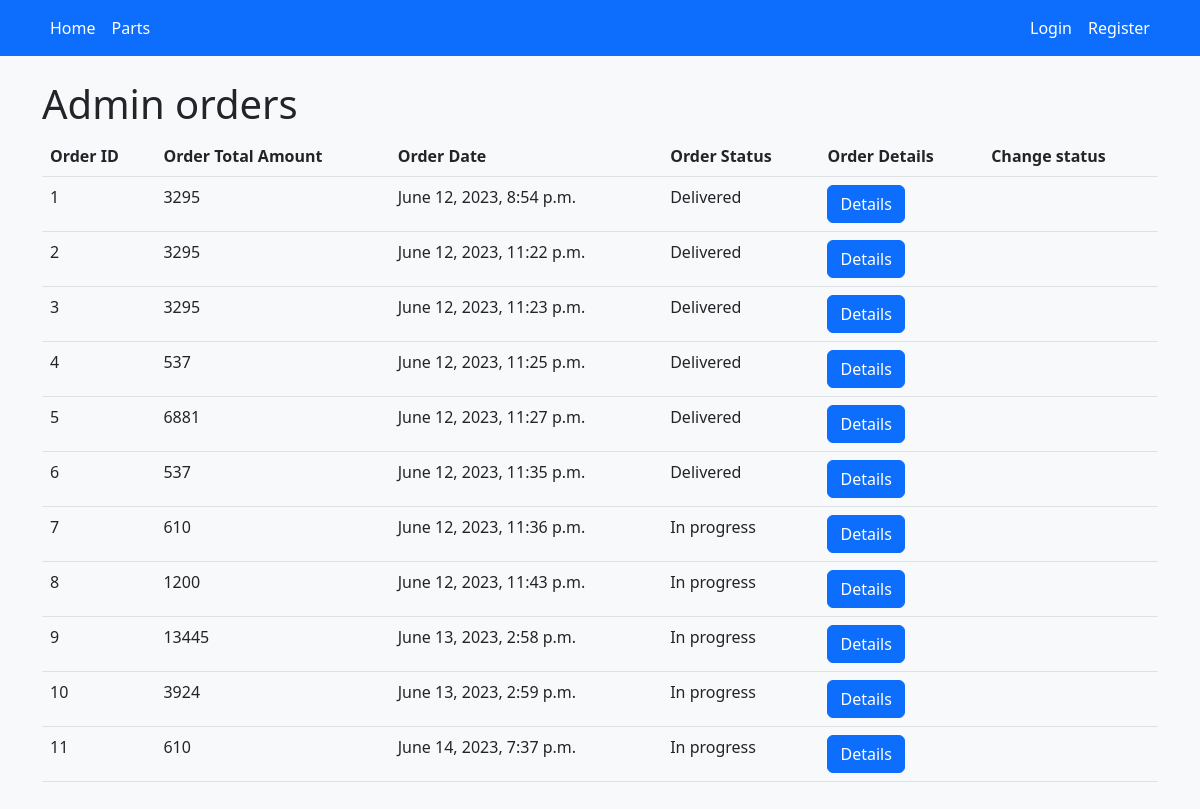
Page /admin-orders on the earlier database version.
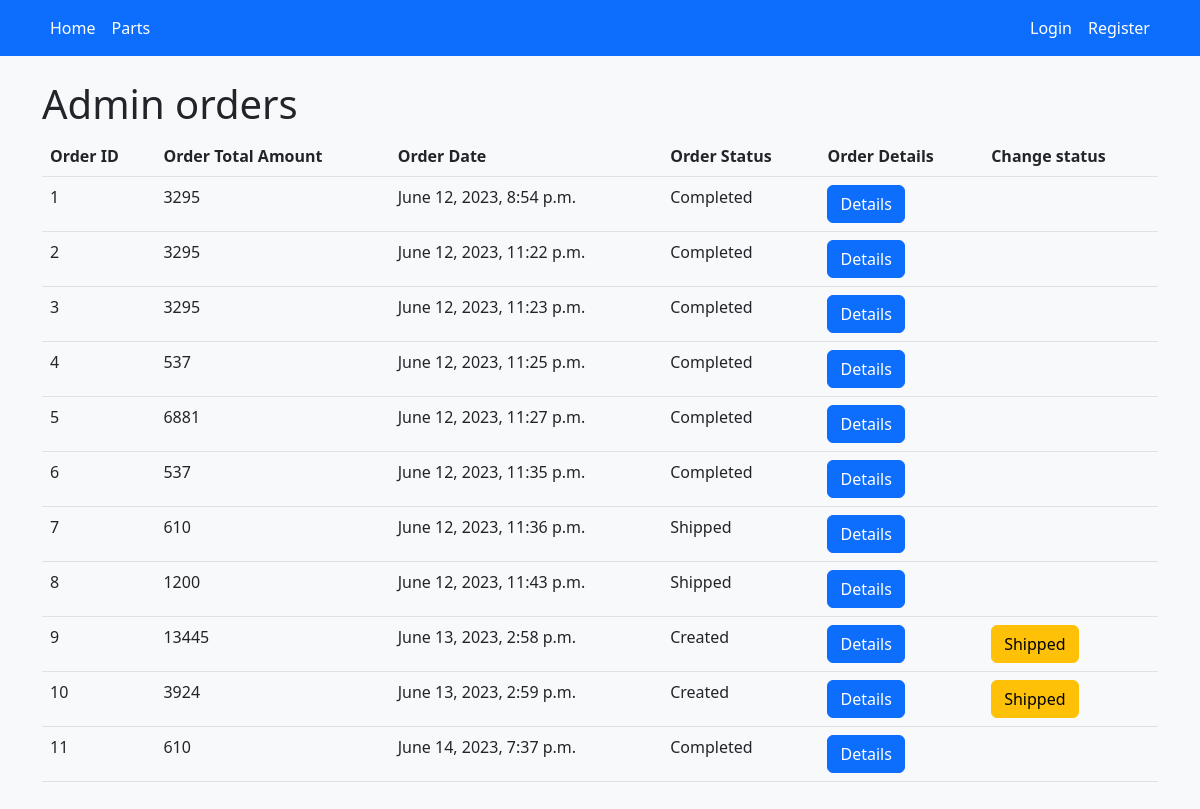
Same page on the later database version.
### autopartz/models.py (models this page shows, shortened)
class Order(models.Model):
    user = models.ForeignKey(CustomUser, on_delete=models.CASCADE)
    cart = models.ForeignKey(ShoppingCart, on_delete=models.CASCADE)
    total_amount = models.IntegerField()
    created_at = models.DateTimeField(auto_now_add=True)
    order_status = models.CharField(max_length=100,
                                    choices=([('Created', 'Created'), ('Shipped', 'Shipped'), ('Completed', 'Completed')]))

### autopartz/views.py (the view)
# urls.py: path('admin-orders', admin_orders, name='admin_orders'),
def admin_orders(request):
    return render(request, 'admin_orders.html', {
        'orders': Order.objects.all()
    })

### templates/admin_orders.html (shortened to what this page needs)
{% extends 'base.html' %}
{% block content %}
<h1 class="display-6">Admin orders</h1>
<table class="table pt-3">
    <thead>
    <tr>
        <th>Order ID</th>
        <th>Order Total Amount</th>
        <th>Order Date</th>
        <th>Order Status</th>
        <th>Order Details</th>
        <th>Change status</th>
    </thead>
    <tbody>
    {% for order in orders %}
        <tr>
        <td>{{ order.id }}</td>
        <td>{{ order.total_amount }}</td>
        <td>{{ order.created_at }}</td>
        <td>{{ order.order_status }}</td>
        <td><a href="{% url 'order_details' order.id %}" class="btn btn-primary">Details</a></td>
        <td>
        {% if order.order_status == "Created" %}
            <a href="{% url 'change_order_status' order.id %}" class="btn btn-warning">Shipped</a>
        {% endif %}
        </td>
    {% endfor %}
</table>
{% endblock %}

Differences in the rows shown:
changed Order "June 12, 2023, 8:54 p.m.": order_status "Delivered" → "Completed"
changed Order "June 12, 2023, 11:22 p.m.": order_status "Delivered" → "Completed"
changed Order "June 12, 2023, 11:23 p.m.": order_status "Delivered" → "Completed"
changed Order "June 12, 2023, 11:25 p.m.": order_status "Delivered" → "Completed"
changed Order "June 12, 2023, 11:27 p.m.": order_status "Delivered" → "Completed"
changed Order "June 12, 2023, 11:35 p.m.": order_status "Delivered" → "Completed"
changed Order "June 12, 2023, 11:36 p.m.": order_status "In progress" → "Shipped"
changed Order "June 12, 2023, 11:43 p.m.": order_status "In progress" → "Shipped"
changed Order "June 13, 2023, 2:58 p.m.": order_status "In progress" → "Created"; now shows "Shipped"
changed Order "June 13, 2023, 2:59 p.m.": order_status "In progress" → "Created"; now shows "Shipped"
changed Order "June 14, 2023, 7:37 p.m.": order_status "In progress" → "Completed"
